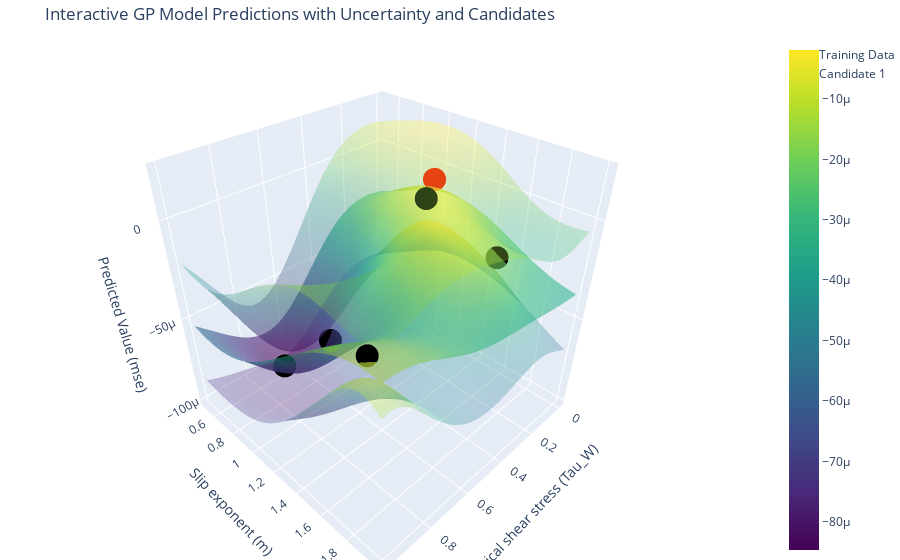

Here is the notebook cell this chart was saved with:
### Code cell
fig = go.Figure()



fig.add_trace(go.Surface(
    x=x_grid, y=y_grid, z=pred_mean,
    colorscale='Viridis', opacity=0.6, name="GP Mean"
))


fig.add_trace(go.Surface(
    x=x_grid, y=y_grid, z=pred_mean + pred_std,
    colorscale='Viridis', opacity=0.3, showscale=False, name="GP Mean + Std"
))


fig.add_trace(go.Surface(
    x=x_grid, y=y_grid, z=pred_mean - pred_std,
    colorscale='Viridis', opacity=0.3, showscale=False, name="GP Mean - Std"
))


fig.add_trace(go.Scatter3d(
    x=train_x[:, 0].numpy(),
    y=train_x[:, 1].numpy(),
    z=train_y.flatten().numpy(),
    mode='markers',
    marker=dict(size=8, color='black'),
    name='Training Data'
))


for i in range(candidate.shape[0]):  
    
    cand = model(input_transform(candidate[i].unsqueeze(0)))
    cand_var = torch.diagonal(cand.covariance_matrix, 0)
    cand_mean, _ = outcome_transform.untransform(cand.mean, cand_var)
    
    
    fig.add_trace(go.Scatter3d(
        x=[candidate[i, 0].item()],
        y=[candidate[i, 1].item()],
        z=[cand_mean.item()],
        mode='markers',
        marker=dict(size=8, color='red'),
        name=f'Candidate {i + 1}'
    ))


fig.update_layout(
    scene=dict(
        xaxis_title="Critical shear stress (Tau_W)",
        yaxis_title="Slip exponent (m)",
        zaxis_title="Predicted Value (mse)"
        
        
    ),
    title="Interactive GP Model Predictions with Uncertainty and Candidates",
    margin=dict(l=0, r=0, b=0, t=40)
)

# Show the plot
fig.show()
fig.write_html("gp_model_predictions.html")

### Figure 1 — Plotly figure (JSON) as saved in the notebook; plotly's stock layout.template omitted (floating-point values rounded to 4 significant figures; data arrays with more than 128 entries replaced by an {"elided": "..."} marker saying what was removed)
{"data": [{"colorscale": [[0, "#440154"], [0.1111, "#482878"], [0.2222, "#3e4989"], [0.3333, "#31688e"], [0.4444, "#26828e"], [0.5556, "#1f9e89"], [0.6667, "#35b779"], [0.7778, "#6ece58"], [0.8889, "#b5de2b"], [1, "#fde725"]], "name": "GP Mean", "opacity": 0.6, "type": "surface", "x": {"elided": "50x50 float values"}, "y": {"elided": "50x50 float values"}, "z": {"elided": "50x50 float values"}}, {"colorscale": [[0, "#440154"], [0.1111, "#482878"], [0.2222, "#3e4989"], [0.3333, "#31688e"], [0.4444, "#26828e"], [0.5556, "#1f9e89"], [0.6667, "#35b779"], [0.7778, "#6ece58"], [0.8889, "#b5de2b"], [1, "#fde725"]], "name": "GP Mean + Std", "opacity": 0.3, "showscale": false, "type": "surface", "x": {"elided": "50x50 float values"}, "y": {"elided": "50x50 float values"}, "z": {"elided": "50x50 float values"}}, {"colorscale": [[0, "#440154"], [0.1111, "#482878"], [0.2222, "#3e4989"], [0.3333, "#31688e"], [0.4444, "#26828e"], [0.5556, "#1f9e89"], [0.6667, "#35b779"], [0.7778, "#6ece58"], [0.8889, "#b5de2b"], [1, "#fde725"]], "name": "GP Mean - Std", "opacity": 0.3, "showscale": false, "type": "surface", "x": {"elided": "50x50 float values"}, "y": {"elided": "50x50 float values"}, "z": {"elided": "50x50 float values"}}, {"marker": {"color": "black", "size": 8}, "mode": "markers", "name": "Training Data", "type": "scatter3d", "x": [0.2606, 0.9645, 0.5733, 0.1802, 0.7246], "y": [1.225, 1.862, 0.9118, 1.639, 0.7283], "z": [-4.794e-07, -8.036e-06, -7.225e-05, -2.032e-05, -8.659e-05]}, {"marker": {"color": "red", "size": 8}, "mode": "markers", "name": "Candidate 1", "type": "scatter3d", "x": [0.06651], "y": [1.033], "z": [-3.918e-06]}], "layout": {"margin": {"b": 0, "l": 0, "r": 0, "t": 40}, "scene": {"xaxis": {"title": {"text": "Critical shear stress (Tau_W)"}}, "yaxis": {"title": {"text": "Slip exponent (m)"}}, "zaxis": {"title": {"text": "Predicted Value (mse)"}}}, "title": {"text": "Interactive GP Model Predictions with Uncertainty and Candidates"}}}
